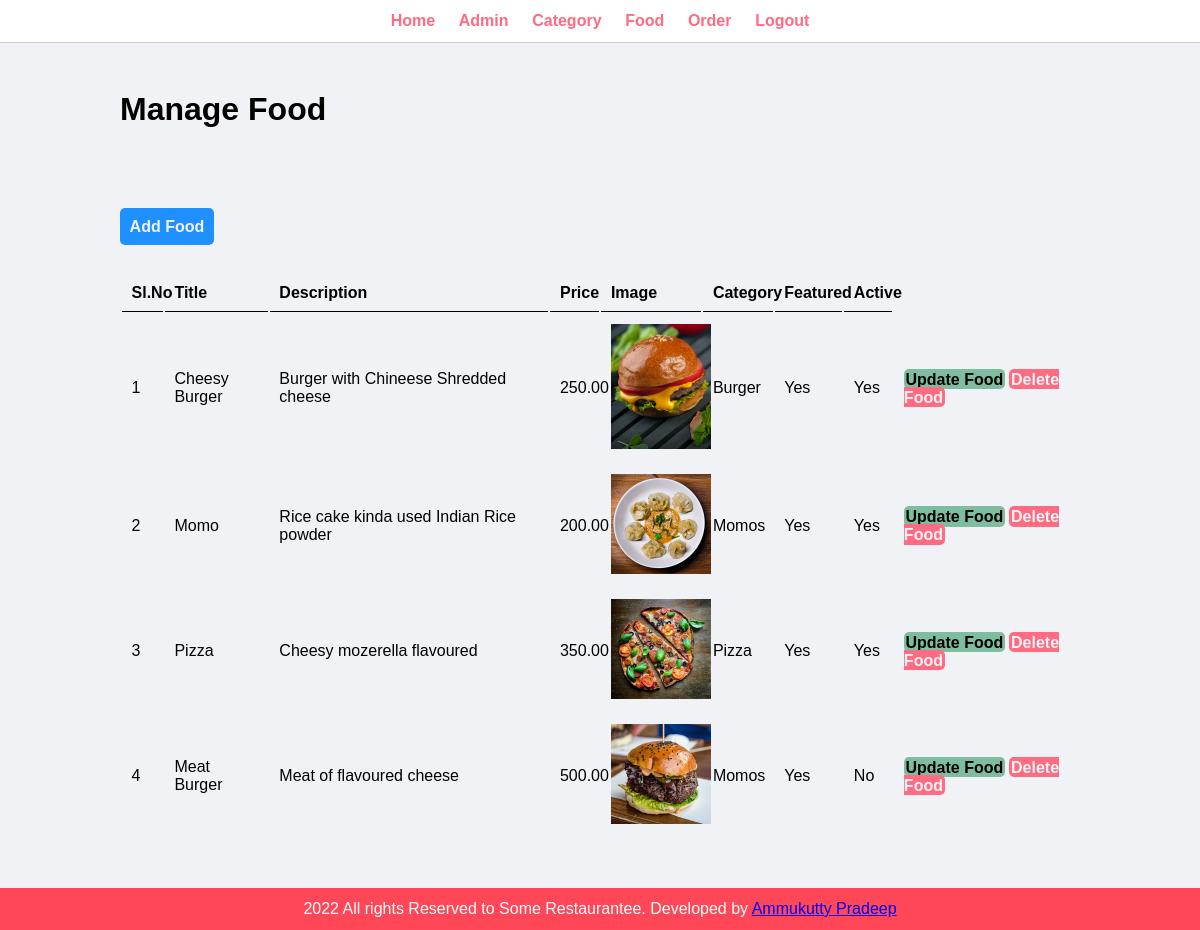
/admin/manage-food.php (signed in), run on the app's committed database.
### tables this page shows
CREATE TABLE `food_tb` (
  `id` int(10) UNSIGNED NOT NULL,
  `title` varchar(100) NOT NULL,
  `description` text NOT NULL,
  `price` decimal(10,2) NOT NULL,
  `image_name` varchar(255) NOT NULL,
  `category_id` int(10) UNSIGNED NOT NULL,
  `featured` varchar(10) NOT NULL,
  `active` varchar(10) NOT NULL
);

CREATE TABLE `category_tb` (
  `id` int(10) UNSIGNED NOT NULL,
  `title` varchar(100) NOT NULL,
  `image_name` varchar(255) NOT NULL,
  `featured` varchar(10) NOT NULL,
  `active` varchar(10) NOT NULL
);

### admin/manage-food.php (the view, shortened to what this page needs)
<?php include('partials/menu.php') ?>
    <div class="main-content">
        <div class="wrapper">
            <h1>Manage Food</h1>
            <br><br>
            <br><br><br>
            <a href="<?php echo SITEURL; ?>admin/add-food.php" class="btn-primary">Add Food</a>
            <br><br><br>
            <table class="tbl-full">
                <tr>
                    <th>Sl.No</th>
                    <th>Title</th>
                    <th>Description</th>
                    <th>Price</th>
                    <th>Image</th>
                    <th>Category</th>
                    <th>Featured</th>
                    <th>Active</th>
                </tr>
                <?php
                $sql="SELECT * FROM food_tb ";
                $result=mysqli_query($conn,$sql);
                $count=mysqli_num_rows($result);
                $sn=1;
                if($count > 0){
                    while($row=mysqli_fetch_assoc($result)){
                        $id=$row['id'];
                        $title=$row['title'];
                        $description=$row['description'];
                        $price=$row['price'];
                        $image_name=$row['image_name'];
                        $category_id=$row['category_id'];
                        $featured=$row['featured'];
                        $active=$row['active'];
                        ?>
                        <tr>
                            <td><?php echo $sn++;?></td>
                            <td><?php echo $title;?></td>
                            <td><?php echo $description;?></td>
                            <td><?php echo $price;?></td>
                            <td>
                                <?php
                                if($image_name!=""){
                                    ?>
                                    <img src="<?php echo SITEURL;?>images/food/<?php echo $image_name ;?>" width="100px">
                                    <?php
                                }else{
                                    echo "<div class='error'>Image Not Added</div>";
                                }
                                ?>
                            </td>
                            <?php
                                $sql2="SELECT title FROM category_tb WHERE id=$category_id";
                                $result2=mysqli_query($conn,$sql2);
                                if($result2==true){
                                    $row2=mysqli_fetch_assoc($result2);
                                    $category_title=$row2['title'];
                                    ?>
                                    <td><?php echo $category_title?></td>
                                    <?php
                                }else{
                                }
                            ?>
                            <td><?php echo $featured;?></td>
                            <td><?php echo $active;?></td>
                            <td><a href="<?php echo SITEURL;?>admin/update-food.php?id=<?php echo $id;?>" class="btn-secondary">Update Food</a>
                                <a href="<?php echo SITEURL;?>admin/delete-food.php?id=<?php echo $id;?>&image_name=<?php echo $image_name; ?>" class="btn-danger">Delete Food</a>
                            </td>
                        </tr>
                        <?php
                    }
                }else{
                    ?>
                    <tr>
                        <td colspan="6"><div class="error">No Food Added.</div></td>
                    </tr>
                    <?php
                }
                ?>
            </table>
        </div>
    </div>
<?php include('partials/footer.php') ?>

### admin/partials/menu.php (shortened to what this page needs)
<!DOCTYPE html>
<html lang="en">
<head>
    <link rel="stylesheet" href="../css/admin.css">
</head>
<body>
    <div class="menu text-center">
        <div class="wrapper">
            <ul>
                <li><a href="index.php">Home</a></li>
                <li><a href="manage-admin.php">Admin</a></li>
                <li><a href="manage-category.php">Category</a></li>
                <li><a href="manage-food.php">Food</a></li>
                <li><a href="manage-order.php">Order</a></li>
                <li><a href="logout.php">Logout</a></li>
            </ul>
        </div>
    </div>

### admin/partials/footer.php
    <div class="footer">
        <div class="wrapper">
            <p class="text-center">2022 All rights Reserved to Some Restaurantee. Developed by <a href="#">Ammukutty Pradeep</a></p>
        </div>
    </div>
</body>
</html>

### css/admin.css (style rules this page uses)
* { margin: 0 0; padding: 0 0; font-family: Arial, Helvetica, sans-serif; }
.wrapper { padding: 1%; width: 80%; margin: 0 auto; }
.text-center { text-align: center; }
.tbl-full { width: 100%; }
table tr th { border-bottom: 1px solid black; padding: 1%; text-align: left; }
table tr td { padding: 1%; }
.btn-primary { background-color: #1e90ff; padding: 1%; color: #f1f2f6; text-decoration: none; font-weight: bold; border-radius: 5px; }
.btn-secondary { background-color: #7ebd9f; padding: 1%; color: black; text-decoration: none; font-weight: bold; border-radius: 5px; }
.btn-danger { background-color: #ff6b81; padding: 1%; color: #f1f2f6; text-decoration: none; font-weight: bold; border-radius: 5px; }
.menu { border-bottom: 1px solid #ccc; }
.menu ul { list-style-type: none; }
.menu ul li { display: inline; padding: 1%; }
.menu ul li a { text-decoration: none; font-weight: bold; color: #ff6b81; }
.main-content { background-color: #f1f2f6; padding: 3% 0; }
.footer { background-color: #ff4757; color: #fff; }

### data on the page
food_tb: title "Cheesy Burger", description "Burger with Chineese Shredded cheese", price "250.00", image_name (picture), category_tb.title "Burger", featured "Yes", active "Yes"
food_tb: title "Momo", description "Rice cake kinda used Indian Rice powder", price "200.00", image_name (picture), category_tb.title "Momos", featured "Yes", active "Yes"
food_tb: title "Pizza", description "Cheesy mozerella flavoured", price "350.00", image_name (picture), category_tb.title "Pizza", featured "Yes", active "Yes"
food_tb: title "Meat Burger", description "Meat of flavoured cheese", price "500.00", image_name (picture), category_tb.title "Momos", featured "Yes", active "No"
